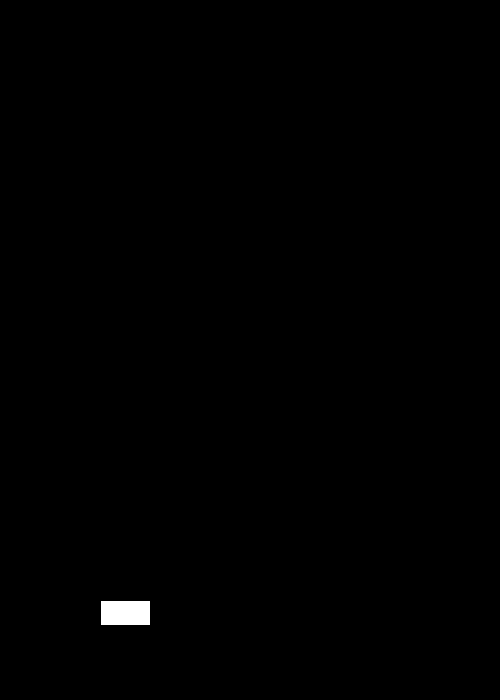
Frame 1 (no input)
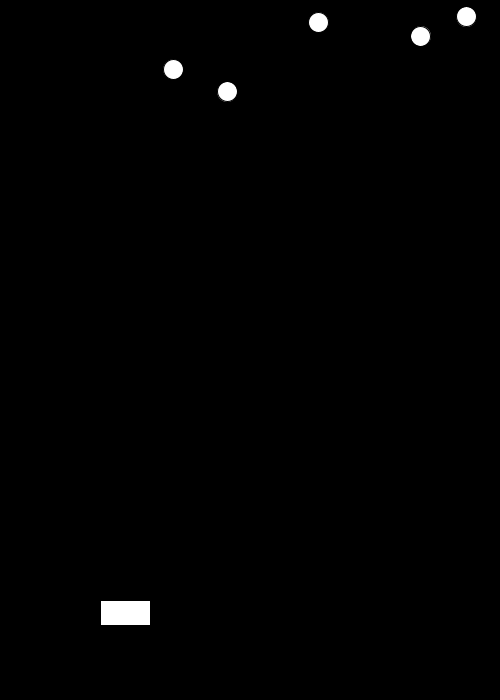
Frame 60 (the mouse pressed at the canvas centre just before this capture)
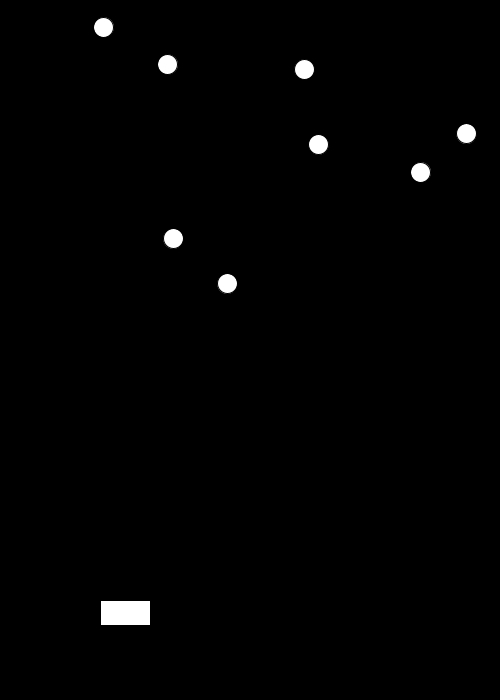
Frame 120 (the mouse held since frame 60 and released just before this capture)

The Processing sketch that drew these frames (run headless with seeded random() and noise(); from frame 60 on, the mouse is pressed at the canvas centre):

// Processing sketch: processing_133743
// ── processing_133743.pde

class Asteroid
{
  float x = random(5, width - 10);
  float y = -100;
  float radius = 20;
  float speed = random(1,5);
}

class Ship
{
  float x = 100;
  float y = 600;
  float w = 50;
  float h = 25;
  float speed = 5;
}

boolean isLeftDown = false;
boolean isRightDown = false;

//Asteroid asteroid1;
Asteroid[] asteroids = new Asteroid[8];
Ship player = new Ship();

void setup()
{
  size (500, 700);
  
  for (int i = 0; i < asteroids.length; i +=1)
  {
  asteroids[i] = new Asteroid();
  }
}

void draw()
{
  background(#000000);
  
  if (isRightDown == true)
  {
    player.x += player.speed;
  }
  if (isLeftDown == true)
  {
    player.x -= player.speed;
  }
  rect(player.x, player.y, player.w, player.h);
  
  for (int i = 0; i < asteroids.length; i += 1)
  
  asteroids[i].y += asteroids[i].speed;
  
  for (int i = 0; i < asteroids.length; i +=1)
  {
    if (rectRectIntersect(player.x, player.y, player.x + player.w, player.y + player.h, asteroids[i].x, asteroids[i].y, asteroids[i].x + asteroids[i].radius, asteroids[i].y + asteroids[i].radius))
  {
    asteroids[i].x = -1000;
  }
  ellipse(asteroids[i].x, asteroids[i].y, asteroids[i].radius, asteroids[i].radius);
  }
}

void keyPressed()
{
  if (key == CODED)
  {
    if (keyCode == LEFT)
    {
      isLeftDown = true;
    }
    if (keyCode == RIGHT)
    {
      isRightDown = true;
    }
  }
}

void keyReleased()
{
  if (key == CODED)
  {
    if(keyCode == LEFT)
    {
      isLeftDown = false;
    }
    if (keyCode == RIGHT)
    {
      isRightDown = false;
    }
  }
}

boolean rectRectIntersect(float left, float top, float right, float bottom,
                          float otherLeft, float otherTop, float otherRight, float otherBottom) {
  return !(left > otherRight || right < otherLeft || top > otherBottom || bottom < otherTop);
}
